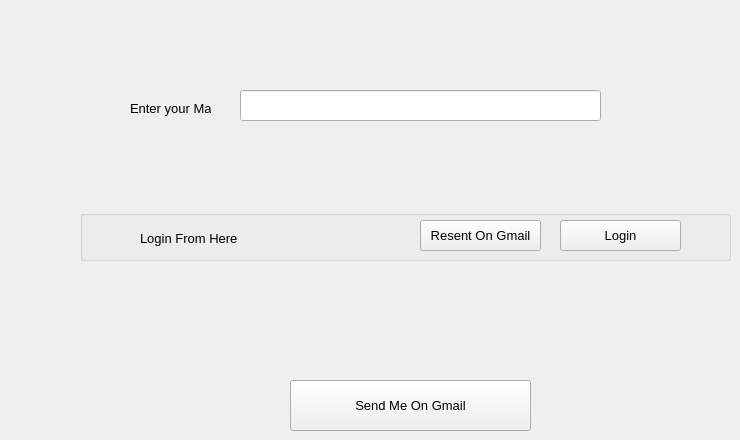
    <widget class="QWidget" name="tab_18">
     <attribute name="title">
      <string>Page</string>
     </attribute>
     <widget class="QGroupBox" name="groupBox_15">
      <property name="geometry">
       <rect>
        <x>80</x>
        <y>210</y>
        <width>651</width>
        <height>51</height>
       </rect>
      </property>
      <property name="font">
       <font>
        <family>Segoe UI</family>
        <pointsize>10</pointsize>
       </font>
      </property>
      <property name="title">
       <string/>
      </property>
      <widget class="QLabel" name="label_123">
       <property name="geometry">
        <rect>
         <x>60</x>
         <y>20</y>
         <width>161</width>
         <height>16</height>
        </rect>
       </property>
       <property name="text">
        <string>Login From Here</string>
       </property>
      </widget>
      <widget class="QPushButton" name="pushButton_80">
       <property name="geometry">
        <rect>
         <x>480</x>
         <y>10</y>
         <width>121</width>
         <height>31</height>
        </rect>
       </property>
       <property name="text">
        <string>Login</string>
       </property>
      </widget>
      <widget class="QPushButton" name="pushButton_82">
       <property name="geometry">
        <rect>
         <x>340</x>
         <y>10</y>
         <width>121</width>
         <height>31</height>
        </rect>
       </property>
       <property name="text">
        <string>Resent On Gmail</string>
       </property>
      </widget>
     </widget>
     <widget class="QLabel" name="label_124">
      <property name="geometry">
       <rect>
        <x>130</x>
        <y>100</y>
        <width>81</width>
        <height>16</height>
       </rect>
      </property>
      <property name="font">
       <font>
        <family>Segoe UI</family>
        <pointsize>10</pointsize>
       </font>
      </property>
      <property name="text">
       <string>Enter your Mail</string>
      </property>
     </widget>
     <widget class="QLineEdit" name="lineEdit_103">
      <property name="geometry">
       <rect>
        <x>240</x>
        <y>90</y>
        <width>361</width>
        <height>31</height>
       </rect>
      </property>
     </widget>
     <widget class="QPushButton" name="pushButton_81">
      <property name="geometry">
       <rect>
        <x>290</x>
        <y>380</y>
        <width>241</width>
        <height>51</height>
       </rect>
      </property>
      <property name="font">
       <font>
        <family>Segoe UI</family>
        <pointsize>10</pointsize>
       </font>
      </property>
      <property name="text">
       <string>Send Me On Gmail</string>
      </property>
     </widget>
    </widget>
